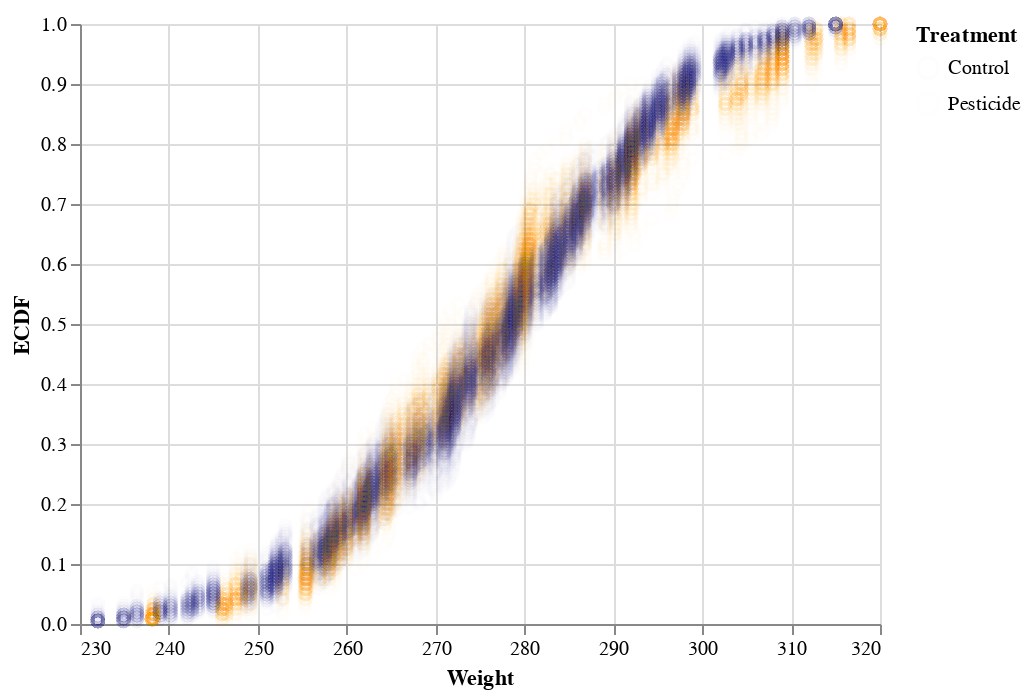

This figure's notebook cell:
### Code cell
alt.data_transformers.enable('default', max_rows=None)
bootstrap_weights = alt.Chart(df_bs_weight
                             ).mark_point(
                                opacity = 0.01
                             ).encode(
                                x = alt.X('Weight:Q', scale=alt.Scale(zero=False)),
                                y = alt.Y('ECDF:Q'),
                                color='Treatment')

bootstrap_weights

### Figure 1 — Vega-Lite specification as saved in the notebook (floating-point values rounded to 4 significant figures; data arrays with more than 128 entries replaced by an {"elided": "..."} marker saying what was removed)
{"$schema": "https://vega.github.io/schema/vega-lite/v2.4.3.json", "config": {"view": {"height": 300, "width": 400}}, "data": {"values": {"elided": "32000 records"}}, "encoding": {"color": {"field": "Treatment", "type": "nominal"}, "x": {"field": "Weight", "scale": {"zero": false}, "type": "quantitative"}, "y": {"field": "ECDF", "type": "quantitative"}}, "mark": {"opacity": 0.01, "type": "point"}}
